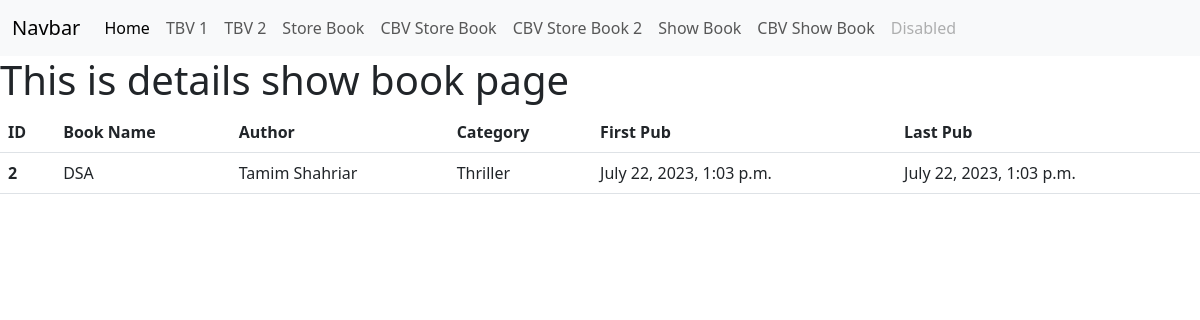
/show_book_class/2, run on an earlier commit of the app's database.
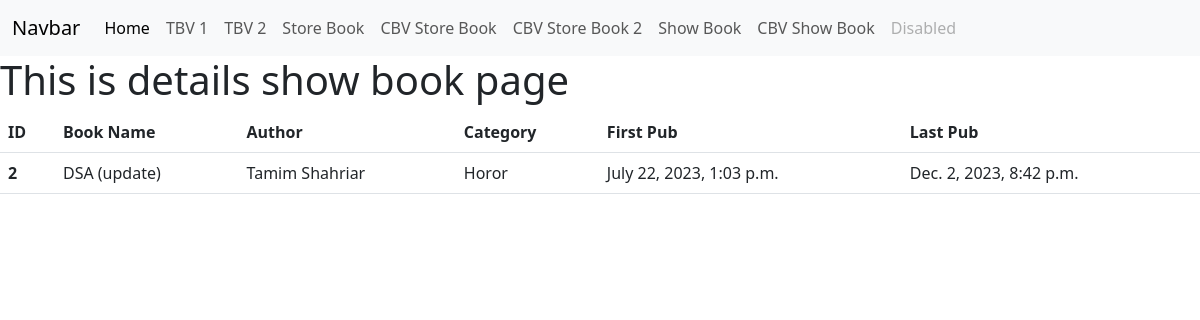
And on a later commit of the database.
### book/models.py (models this page shows, shortened)
class BookStoreModel(models.Model):
    CATEGORY = {
        ('Mystery','Mystery'),
        ('Thriller','Thriller'),
        ('Sci-Fi','Sci-Fi'),
        ('Humor','Humor'),
        ('Horor','Horor'),
    }
    id = models.IntegerField(primary_key=True)
    book_name = models.CharField(max_length=30)
    author = models.CharField(max_length=30)
    category = models.CharField(max_length=30,choices=CATEGORY)
    first_pub = models.DateTimeField(auto_now_add=True)
    last_pub = models.DateTimeField(auto_now=True)

### book/views.py (the view)
# urls.py: path('show_book_class/<int:id>',DetailBookViews.as_view(), name='showbookclassdetails'),
class DetailBookViews(DetailView):
    model = BookStoreModel
    template_name = 'show_book_class_details.html'
    context_object_name = 'bookdetails'
    pk_url_kwarg = 'id'

### book/templates/show_book_class_details.html
{% extends "base.html" %}
{% block content %}
<h1>This is details show book page</h1>
{% if bookdetails %}
<table class="table">
    <thead>
        <tr>
            <th scope="col">ID</th>
            <th scope="col">Book Name</th>
            <th scope="col">Author</th>
            <th scope="col">Category</th>
            <th scope="col">First Pub</th>
            <th scope="col">Last Pub</th>
        </tr>
    </thead>
    <tbody>
        <tr>
            <th scope="row">{{bookdetails.id}}</th>
            <td>{{bookdetails.book_name}}</td>
            <td>{{bookdetails.author}}</td>
            <td>{{bookdetails.category}}</td>
            <td>{{bookdetails.first_pub}}</td>
            <td>{{bookdetails.last_pub}}</td>
        </tr>
    </tbody>
</table>
{% else %}
<h1 style="color: red">Something went wrong</h1>
{% endif %}
{% endblock content %}

What changed in the data, as far as the page shows it:
changed BookStoreModel "Tamim Shahriar": book_name "DSA" → "DSA (update)"; category "Thriller" → "Horor"; last_pub "July 22, 2023, 1:03 p.m." → "Dec. 2, 2023, 8:42 p.m."
